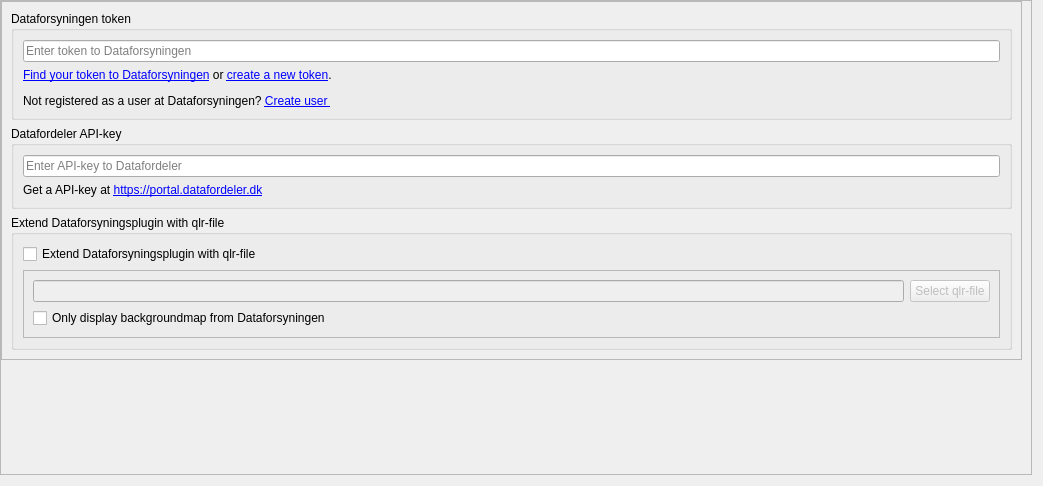
<?xml version="1.0" encoding="UTF-8"?>
<ui version="4.0">
 <class>s</class>
 <widget class="QWidget" name="s">
  <property name="geometry">
   <rect>
    <x>0</x>
    <y>0</y>
    <width>1043</width>
    <height>486</height>
   </rect>
  </property>
  <property name="windowTitle">
   <string>Dataforsyningen - Settings</string>
  </property>
  <layout class="QGridLayout" name="gridLayout">
   <property name="leftMargin">
    <number>0</number>
   </property>
   <property name="topMargin">
    <number>0</number>
   </property>
   <item row="0" column="0">
    <widget class="QScrollArea" name="scrollArea">
     <property name="sizePolicy">
      <sizepolicy hsizetype="Expanding" vsizetype="Expanding">
       <horstretch>0</horstretch>
       <verstretch>0</verstretch>
      </sizepolicy>
     </property>
     <property name="frameShadow">
      <enum>QFrame::Raised</enum>
     </property>
     <property name="lineWidth">
      <number>0</number>
     </property>
     <property name="widgetResizable">
      <bool>true</bool>
     </property>
     <property name="alignment">
      <set>Qt::AlignLeading|Qt::AlignLeft|Qt::AlignTop</set>
     </property>
     <widget class="QWidget" name="scrollAreaWidgetContents_7">
      <property name="geometry">
       <rect>
        <x>0</x>
        <y>0</y>
        <width>1032</width>
        <height>254</height>
       </rect>
      </property>
      <property name="sizePolicy">
       <sizepolicy hsizetype="Preferred" vsizetype="Fixed">
        <horstretch>0</horstretch>
        <verstretch>0</verstretch>
       </sizepolicy>
      </property>
      <layout class="QGridLayout" name="gridLayout_2">
       <property name="leftMargin">
        <number>0</number>
       </property>
       <property name="topMargin">
        <number>0</number>
       </property>
       <item row="0" column="0">
        <widget class="QFrame" name="frame">
         <property name="sizePolicy">
          <sizepolicy hsizetype="Preferred" vsizetype="Fixed">
           <horstretch>0</horstretch>
           <verstretch>0</verstretch>
          </sizepolicy>
         </property>
         <property name="frameShape">
          <enum>QFrame::StyledPanel</enum>
         </property>
         <property name="frameShadow">
          <enum>QFrame::Raised</enum>
         </property>
         <layout class="QVBoxLayout" name="verticalLayout_2">
          <item>
           <widget class="QGroupBox" name="groupBox">
            <property name="title">
             <string>Dataforsyningen token</string>
            </property>
            <layout class="QVBoxLayout" name="verticalLayout">
             <item>
              <widget class="QLineEdit" name="dataforsyningen_token">
               <property name="text">
                <string/>
               </property>
               <property name="placeholderText">
                <string>Enter token to Dataforsyningen</string>
               </property>
              </widget>
             </item>
             <item>
              <widget class="QLabel" name="label">
               <property name="text">
                <string>&lt;html&gt;&lt;head/&gt;&lt;body&gt;&lt;p&gt;&lt;a href=&quot;https://dataforsyningen.dk/&quot;&gt;&lt;span style=&quot; text-decoration: underline;&quot;&gt;Find your token to Dataforsyningen&lt;/span&gt;&lt;/a&gt; or &lt;a href=&quot;https://dataforsyningen.dk/&quot;&gt;&lt;span style=&quot; text-decoration: underline;&quot;&gt;create a new token&lt;/span&gt;&lt;/a&gt;.&lt;/p&gt;&lt;p&gt;Not registered as a user at Dataforsyningen? &lt;a href=&quot;https://dataforsyningen.dk/&quot;&gt;&lt;span style=&quot; text-decoration: underline;&quot;&gt;Create user &lt;/span&gt;&lt;/a&gt;&lt;/p&gt;&lt;/body&gt;&lt;/html&gt;</string>
               </property>
               <property name="openExternalLinks">
                <bool>true</bool>
               </property>
              </widget>
             </item>
            </layout>
           </widget>
          </item>
          <item>
           <widget class="QGroupBox" name="groupBox">
            <property name="title">
             <string>Datafordeler API-key</string>
            </property>
            <layout class="QVBoxLayout" name="verticalLayout">
             <item>
              <widget class="QLineEdit" name="datafordeler_apikey">
               <property name="text">
                <string/>
               </property>
               <property name="placeholderText">
                <string>Enter API-key to Datafordeler</string>
               </property>
              </widget>
             </item>
             <item>
              <widget class="QLabel" name="label">
               <property name="text">
                <string>Get a API-key at &lt;a href="https://portal.datafordeler.dk"&gt;https://portal.datafordeler.dk&lt;/a&gt;</string>
               </property>
               <property name="openExternalLinks">
                <bool>true</bool>
               </property>
              </widget>
             </item>
            </layout>
           </widget>
          </item>
          <item>
           <widget class="QGroupBox" name="use_custom_qlr_file">
            <property name="title">
             <string>Extend Dataforsyningsplugin with qlr-file</string>
            </property>
            <property name="flat">
             <bool>false</bool>
            </property>
            <property name="checkable">
             <bool>false</bool>
            </property>
            <layout class="QGridLayout" name="gridLayout_4">
             <item row="0" column="0">
              <widget class="QCheckBox" name="use_custom_file">
               <property name="text">
                <string>Extend Dataforsyningsplugin with qlr-file</string>
               </property>
              </widget>
             </item>
             <item row="1" column="0">
              <widget class="QFrame" name="frame_3">
               <property name="frameShape">
                <enum>QFrame::StyledPanel</enum>
               </property>
               <property name="frameShadow">
                <enum>QFrame::Raised</enum>
               </property>
               <layout class="QGridLayout" name="gridLayout_3">
                <item row="0" column="0">
                 <widget class="QLineEdit" name="custom_qlr_file">
                  <property name="enabled">
                   <bool>false</bool>
                  </property>
                 </widget>
                </item>
                <item row="0" column="1">
                 <widget class="QPushButton" name="browseLocalFileButton">
                  <property name="enabled">
                   <bool>false</bool>
                  </property>
                  <property name="text">
                   <string>Select qlr-file</string>
                  </property>
                 </widget>
                </item>
                <item row="1" column="0">
                 <widget class="QCheckBox" name="only_background">
                  <property name="enabled">
                   <bool>true</bool>
                  </property>
                  <property name="text">
                   <string>Only display backgroundmap from Dataforsyningen</string>
                  </property>
                 </widget>
                </item>
               </layout>
              </widget>
             </item>
            </layout>
           </widget>
          </item>
         </layout>
        </widget>
       </item>
      </layout>
     </widget>
    </widget>
   </item>
  </layout>
 </widget>
 <resources/>
 <connections/>
</ui>
